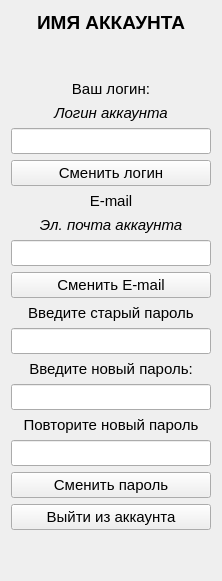
      <widget class="QWidget" name="AccountTab">
       <attribute name="title">
        <string>Аккаунт</string>
       </attribute>
       <layout class="QVBoxLayout" name="verticalLayout_2">
        <item>
         <layout class="QGridLayout" name="gridLayout_3">
          <item row="19" column="0">
           <widget class="QLineEdit" name="NewPassLine_2">
            <property name="minimumSize">
             <size>
              <width>200</width>
              <height>0</height>
             </size>
            </property>
            <property name="maximumSize">
             <size>
              <width>200</width>
              <height>16777215</height>
             </size>
            </property>
            <property name="font">
             <font>
              <pointsize>11</pointsize>
             </font>
            </property>
            <property name="echoMode">
             <enum>QLineEdit::Password</enum>
            </property>
            <property name="alignment">
             <set>Qt::AlignCenter</set>
            </property>
           </widget>
          </item>
          <item row="16" column="0">
           <widget class="QLabel" name="NewPassLabel">
            <property name="minimumSize">
             <size>
              <width>200</width>
              <height>0</height>
             </size>
            </property>
            <property name="maximumSize">
             <size>
              <width>200</width>
              <height>16777215</height>
             </size>
            </property>
            <property name="font">
             <font>
              <pointsize>11</pointsize>
             </font>
            </property>
            <property name="text">
             <string>Введите новый пароль:</string>
            </property>
            <property name="alignment">
             <set>Qt::AlignCenter</set>
            </property>
           </widget>
          </item>
          <item row="1" column="0">
           <widget class="QLabel" name="AcountNameLabel">
            <property name="minimumSize">
             <size>
              <width>200</width>
              <height>0</height>
             </size>
            </property>
            <property name="maximumSize">
             <size>
              <width>200</width>
              <height>16777215</height>
             </size>
            </property>
            <property name="font">
             <font>
              <pointsize>14</pointsize>
              <bold>true</bold>
             </font>
            </property>
            <property name="text">
             <string>ИМЯ АККАУНТА</string>
            </property>
            <property name="alignment">
             <set>Qt::AlignCenter</set>
            </property>
           </widget>
          </item>
          <item row="17" column="0">
           <widget class="QLineEdit" name="NewPassLine">
            <property name="minimumSize">
             <size>
              <width>200</width>
              <height>0</height>
             </size>
            </property>
            <property name="maximumSize">
             <size>
              <width>200</width>
              <height>16777215</height>
             </size>
            </property>
            <property name="font">
             <font>
              <pointsize>11</pointsize>
             </font>
            </property>
            <property name="echoMode">
             <enum>QLineEdit::Password</enum>
            </property>
            <property name="alignment">
             <set>Qt::AlignCenter</set>
            </property>
           </widget>
          </item>
          <item row="7" column="0">
           <widget class="QLineEdit" name="NewLogin">
            <property name="minimumSize">
             <size>
              <width>200</width>
              <height>0</height>
             </size>
            </property>
            <property name="maximumSize">
             <size>
              <width>200</width>
              <height>16777215</height>
             </size>
            </property>
            <property name="font">
             <font>
              <pointsize>11</pointsize>
             </font>
            </property>
            <property name="alignment">
             <set>Qt::AlignCenter</set>
            </property>
           </widget>
          </item>
          <item row="12" column="0">
           <widget class="QPushButton" name="ChangeEmailBtn">
            <property name="minimumSize">
             <size>
              <width>200</width>
              <height>0</height>
             </size>
            </property>
            <property name="maximumSize">
             <size>
              <width>200</width>
              <height>16777215</height>
             </size>
            </property>
            <property name="font">
             <font>
              <pointsize>11</pointsize>
             </font>
            </property>
            <property name="text">
             <string>Сменить E-mail</string>
            </property>
           </widget>
          </item>
          <item row="10" column="0">
           <widget class="QLabel" name="AccountEmalLabel">
            <property name="minimumSize">
             <size>
              <width>200</width>
              <height>0</height>
             </size>
            </property>
            <property name="maximumSize">
             <size>
              <width>200</width>
              <height>16777215</height>
             </size>
            </property>
            <property name="font">
             <font>
              <pointsize>11</pointsize>
              <italic>true</italic>
             </font>
            </property>
            <property name="text">
             <string>Эл. почта аккаунта</string>
            </property>
            <property name="alignment">
             <set>Qt::AlignCenter</set>
            </property>
           </widget>
          </item>
          <item row="4" column="0">
           <widget class="QLabel" name="label_2">
            <property name="minimumSize">
             <size>
              <width>200</width>
              <height>0</height>
             </size>
            </property>
            <property name="maximumSize">
             <size>
              <width>200</width>
              <height>16777215</height>
             </size>
            </property>
            <property name="font">
             <font>
              <pointsize>11</pointsize>
             </font>
            </property>
            <property name="text">
             <string>Ваш логин:</string>
            </property>
            <property name="alignment">
             <set>Qt::AlignCenter</set>
            </property>
           </widget>
          </item>
          <item row="8" column="0">
           <widget class="QPushButton" name="changeLoginBtn">
            <property name="minimumSize">
             <size>
              <width>200</width>
              <height>0</height>
             </size>
            </property>
            <property name="maximumSize">
             <size>
              <width>200</width>
              <height>16777215</height>
             </size>
            </property>
            <property name="font">
             <font>
              <pointsize>11</pointsize>
             </font>
            </property>
            <property name="text">
             <string>Сменить логин</string>
            </property>
           </widget>
          </item>
          <item row="22" column="0">
           <spacer name="verticalSpacer_4">
            <property name="orientation">
             <enum>Qt::Vertical</enum>
            </property>
            <property name="sizeHint" stdset="0">
             <size>
              <width>20</width>
              <height>40</height>
             </size>
            </property>
           </spacer>
          </item>
          <item row="18" column="0">
           <widget class="QLabel" name="NewPassLabel2">
            <property name="minimumSize">
             <size>
              <width>200</width>
              <height>0</height>
             </size>
            </property>
            <property name="maximumSize">
             <size>
              <width>200</width>
              <height>16777215</height>
             </size>
            </property>
            <property name="font">
             <font>
              <pointsize>11</pointsize>
             </font>
            </property>
            <property name="text">
             <string>Повторите новый пароль</string>
            </property>
            <property name="alignment">
             <set>Qt::AlignCenter</set>
            </property>
           </widget>
          </item>
          <item row="13" column="0">
           <widget class="QLabel" name="OldPassLabel">
            <property name="minimumSize">
             <size>
              <width>200</width>
              <height>0</height>
             </size>
            </property>
            <property name="maximumSize">
             <size>
              <width>200</width>
              <height>16777215</height>
             </size>
            </property>
            <property name="font">
             <font>
              <pointsize>11</pointsize>
             </font>
            </property>
            <property name="text">
             <string>Введите старый пароль</string>
            </property>
            <property name="alignment">
             <set>Qt::AlignCenter</set>
            </property>
           </widget>
          </item>
          <item row="21" column="0">
           <widget class="QPushButton" name="logoutBtn">
            <property name="minimumSize">
             <size>
              <width>200</width>
              <height>0</height>
             </size>
            </property>
            <property name="maximumSize">
             <size>
              <width>200</width>
              <height>16777215</height>
             </size>
            </property>
            <property name="font">
             <font>
              <pointsize>11</pointsize>
             </font>
            </property>
            <property name="text">
             <string>Выйти из аккаунта</string>
            </property>
           </widget>
          </item>
          <item row="6" column="0">
           <widget class="QLabel" name="AccountLoginLabel">
            <property name="minimumSize">
             <size>
              <width>200</width>
              <height>0</height>
             </size>
            </property>
            <property name="maximumSize">
             <size>
              <width>200</width>
              <height>16777215</height>
             </size>
            </property>
            <property name="font">
             <font>
              <pointsize>11</pointsize>
              <italic>true</italic>
             </font>
            </property>
            <property name="text">
             <string>Логин аккаунта</string>
            </property>
            <property name="alignment">
             <set>Qt::AlignCenter</set>
            </property>
           </widget>
          </item>
          <item row="14" column="0">
           <widget class="QLineEdit" name="oldPassLine">
            <property name="minimumSize">
             <size>
              <width>200</width>
              <height>0</height>
             </size>
            </property>
            <property name="maximumSize">
             <size>
              <width>200</width>
              <height>16777215</height>
             </size>
            </property>
            <property name="font">
             <font>
              <pointsize>11</pointsize>
             </font>
            </property>
            <property name="echoMode">
             <enum>QLineEdit::Password</enum>
            </property>
            <property name="alignment">
             <set>Qt::AlignCenter</set>
            </property>
           </widget>
          </item>
          <item row="9" column="0">
           <widget class="QLabel" name="label_4">
            <property name="minimumSize">
             <size>
              <width>200</width>
              <height>0</height>
             </size>
            </property>
            <property name="maximumSize">
             <size>
              <width>200</width>
              <height>16777215</height>
             </size>
            </property>
            <property name="font">
             <font>
              <pointsize>11</pointsize>
             </font>
            </property>
            <property name="text">
             <string>E-mail</string>
            </property>
            <property name="alignment">
             <set>Qt::AlignCenter</set>
            </property>
           </widget>
          </item>
          <item row="20" column="0">
           <widget class="QPushButton" name="ChangePassBtn">
            <property name="minimumSize">
             <size>
              <width>200</width>
              <height>0</height>
             </size>
            </property>
            <property name="maximumSize">
             <size>
              <width>200</width>
              <height>16777215</height>
             </size>
            </property>
            <property name="font">
             <font>
              <pointsize>11</pointsize>
             </font>
            </property>
            <property name="text">
             <string>Сменить пароль</string>
            </property>
           </widget>
          </item>
          <item row="11" column="0">
           <widget class="QLineEdit" name="NewEmailLine">
            <property name="minimumSize">
             <size>
              <width>200</width>
              <height>0</height>
             </size>
            </property>
            <property name="maximumSize">
             <size>
              <width>200</width>
              <height>16777215</height>
             </size>
            </property>
            <property name="font">
             <font>
              <pointsize>11</pointsize>
             </font>
            </property>
            <property name="alignment">
             <set>Qt::AlignCenter</set>
            </property>
           </widget>
          </item>
          <item row="2" column="0">
           <spacer name="verticalSpacer_3">
            <property name="orientation">
             <enum>Qt::Vertical</enum>
            </property>
            <property name="sizeHint" stdset="0">
             <size>
              <width>20</width>
              <height>40</height>
             </size>
            </property>
           </spacer>
          </item>
         </layout>
        </item>
       </layout>
      </widget>
